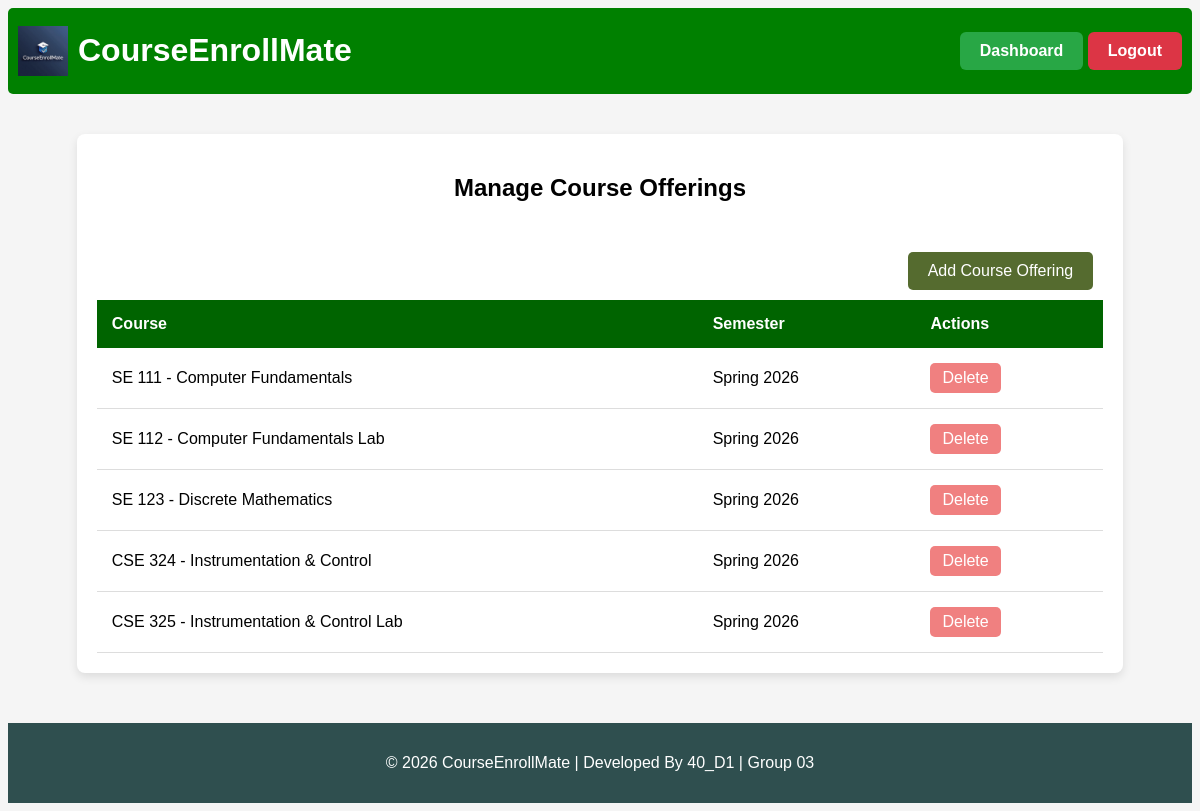
The page /manage_course_offerings (signed in) on the database its author committed.
### tables this page shows
CREATE TABLE course_offerings (
    id INTEGER PRIMARY KEY AUTOINCREMENT,
    course_id INTEGER NOT NULL,
    semester_id INTEGER NOT NULL,
    max_seats INTEGER,
    FOREIGN KEY (course_id) REFERENCES courses(id),
    FOREIGN KEY (semester_id) REFERENCES semesters(id)
);

CREATE TABLE courses (
    id INTEGER PRIMARY KEY AUTOINCREMENT,
    course_code TEXT UNIQUE NOT NULL,
    course_title TEXT NOT NULL,
    course_description TEXT,
    credit_hours INTEGER NOT NULL,
    created_at TIMESTAMP DEFAULT CURRENT_TIMESTAMP
);

CREATE TABLE semesters (
    id INTEGER PRIMARY KEY AUTOINCREMENT,
    semester_name TEXT NOT NULL,
    start_date TEXT,
    end_date TEXT,
    status TEXT CHECK(status IN ('active','inactive')) DEFAULT 'inactive'
);

### app.py (the view)
@app.route("/manage_course_offerings")
@login_required
@role_required("admin")
def manage_course_offerings():
    conn = get_db_connection()
    offerings = conn.execute("""
        SELECT co.id, c.course_code, c.course_title, s.semester_name
        FROM course_offerings co
        JOIN courses c ON co.course_id = c.id
        JOIN semesters s ON co.semester_id = s.id
    """).fetchall()
    conn.close()
    return render_template(
        "manage_course_offerings.html",
        offerings=offerings
    )

### app.py (called while the page is built)
def get_db_connection():
    conn = sqlite3.connect("courseenrollmate.db")
    conn.row_factory = sqlite3.Row
    conn.execute("PRAGMA foreign_keys = ON")
    return conn

### helper.py (called while the page is built)
def login_required(f):
    @wraps(f)
    def decorated_function(*args, **kwargs):
        if "username" not in session:
            return redirect("/login")
        return f(*args, **kwargs)
    return decorated_function

def role_required(role):
    def decorator(f):
        @wraps(f)
        def decorated_function(*args, **kwargs):
            if session.get("role") != role:
                return "403 Forbidden: Unauthorized access"
            return f(*args, **kwargs)
        return decorated_function
    return decorator

### templates/manage_course_offerings.html
{% extends "base.html" %}
{% block body %}
<div class="table-container">
    <h2>Manage Course Offerings</h2>
    <div class="actions" style="text-align: right;">
        <a href="/add_course_offering">Add Course Offering</a>
    </div>
    <table>
        <thead>
        <tr>
            <th>Course</th>
            <th>Semester</th>
            <th>Actions</th>
        </tr>
        </thead>
        <tbody>
{% for o in offerings %}
        <tr>
            <td>
{{ o.course_code }} - {{ o.course_title }}
            </td>
            <td>
{{ o.semester_name }}
            </td>
            <td>
            <a href="/delete_course_offering/{{ o.id }}" class="delete-btn">Delete</a>
            </td>
        </tr>
{% endfor %}
        </tbody>
    </table>
</div>
{% endblock %}

### static/style.css (style rules this page uses)
body { font-family: Arial, sans-serif; background:whitesmoke; text-align:center; }
a { display:inline-block; padding:10px 20px; background: darkolivegreen; color:white; text-decoration:none; border-radius:5px; }
.actions { margin-top:40px; }
.actions a { margin:10px; padding:10px 20px; background:darkolivegreen; color:white; text-decoration:none; border-radius:5px; }
.table-container { width:85%; margin:40px auto; background:white; padding:20px; border-radius:8px; box-shadow:0 4px 10px rgba(0,0,0,0.1); }
table { width:100%; border-collapse:collapse; }
thead { background: darkgreen; color:white; }
th,td { padding:15px; text-align:left; }
tbody tr { border-bottom:1px solid #ddd; }
.delete-btn { background:lightcoral; color:white; padding:6px 12px; border-radius:5px; text-decoration:none; }

### rows shown on the page
course_offerings: course_code "SE 111", course_title "Computer Fundamentals", semester_name "Spring 2026"
course_offerings: course_code "SE 112", course_title "Computer Fundamentals Lab", semester_name "Spring 2026"
course_offerings: course_code "SE 123", course_title "Discrete Mathematics", semester_name "Spring 2026"
course_offerings: course_code "CSE 324", course_title "Instrumentation & Control", semester_name "Spring 2026"
course_offerings: course_code "CSE 325", course_title "Instrumentation & Control Lab", semester_name "Spring 2026"
